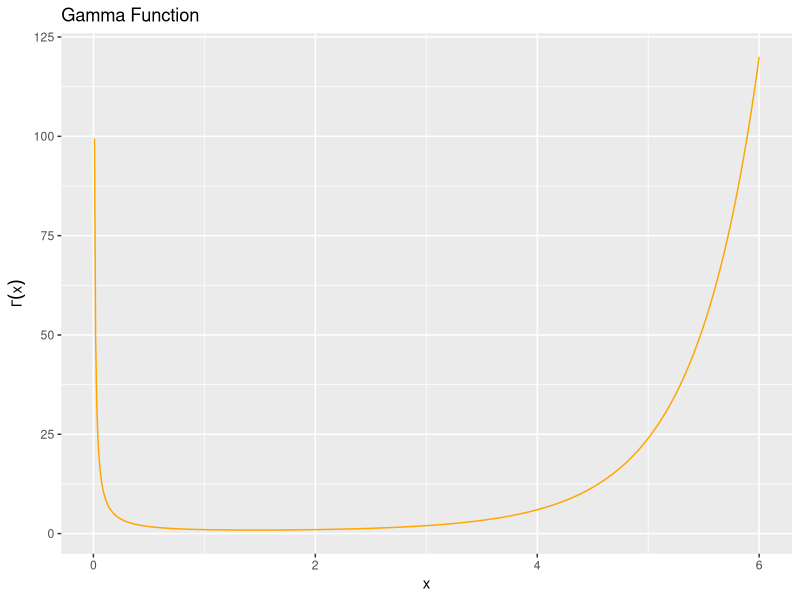
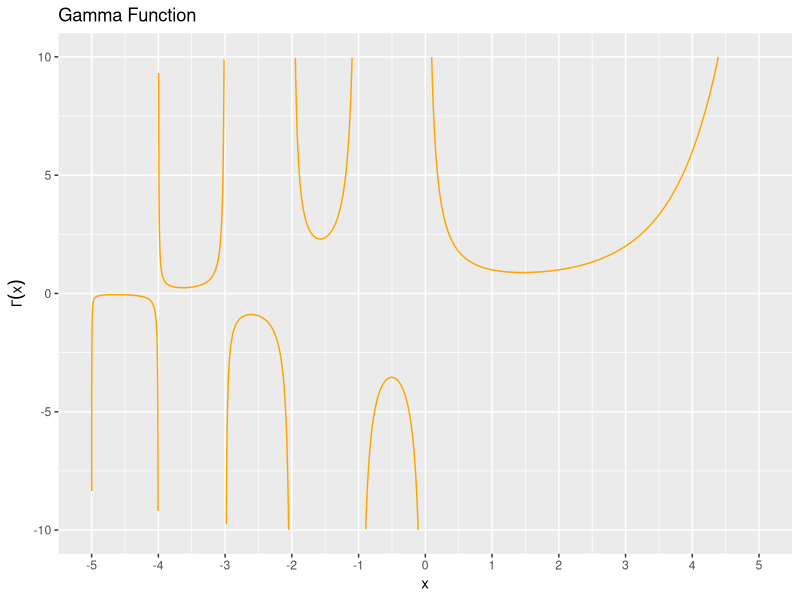
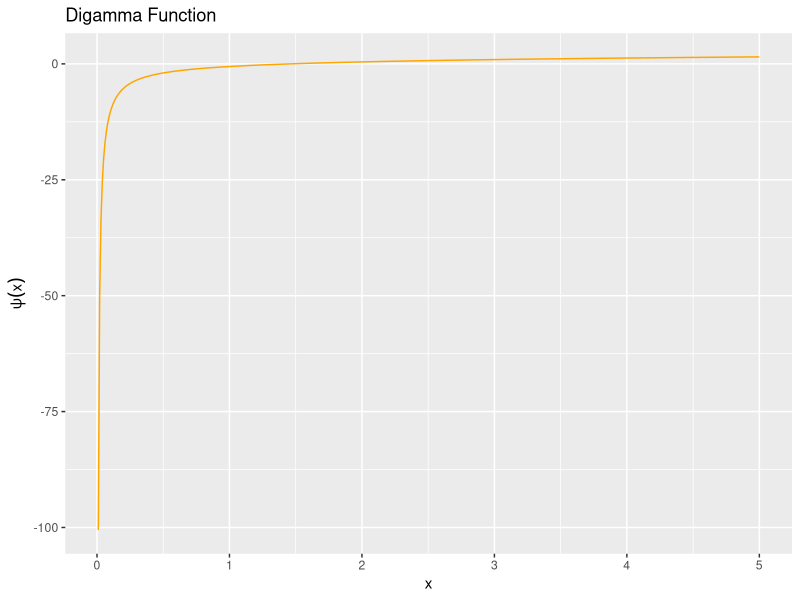
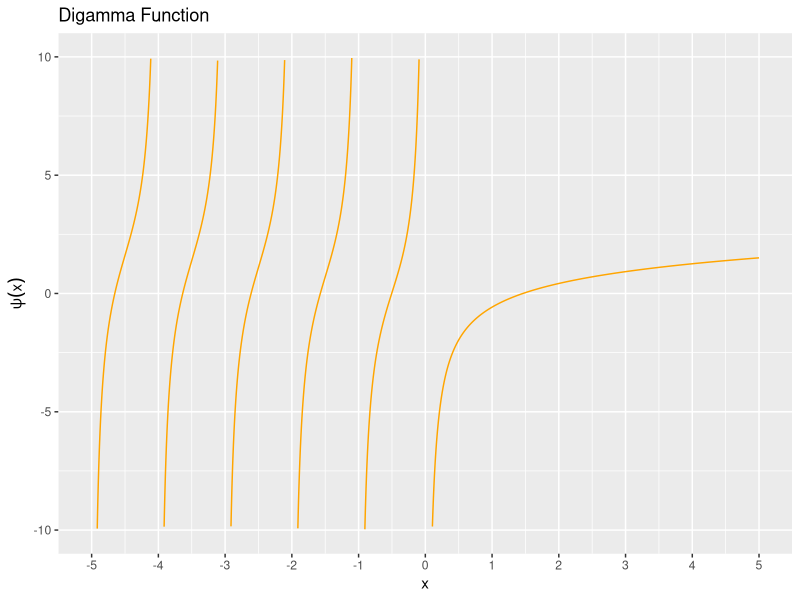
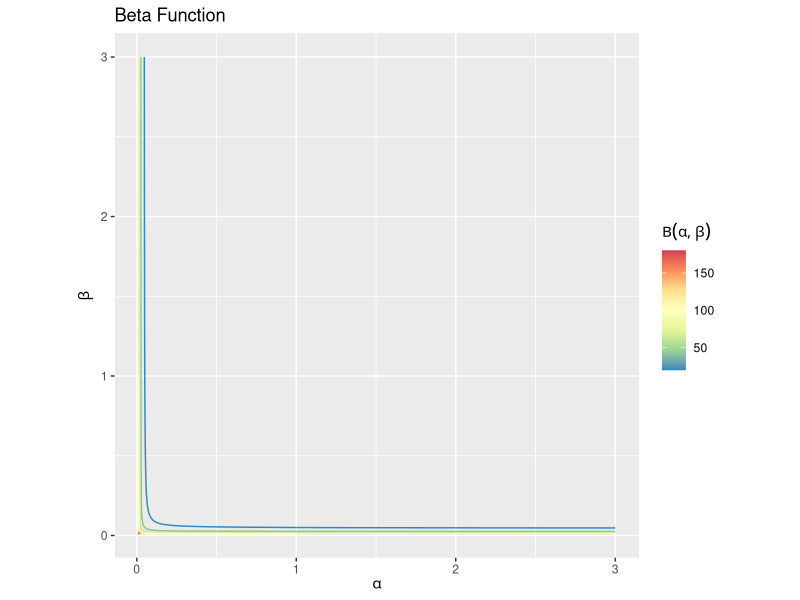
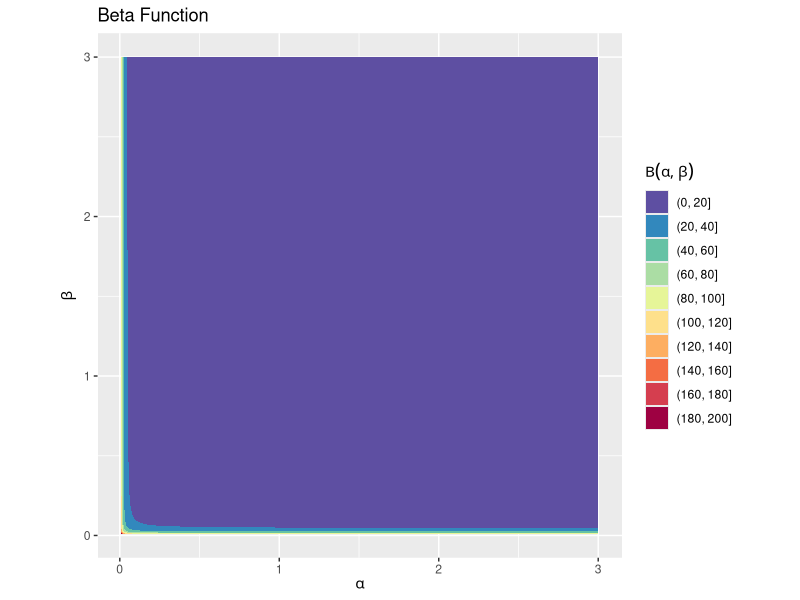
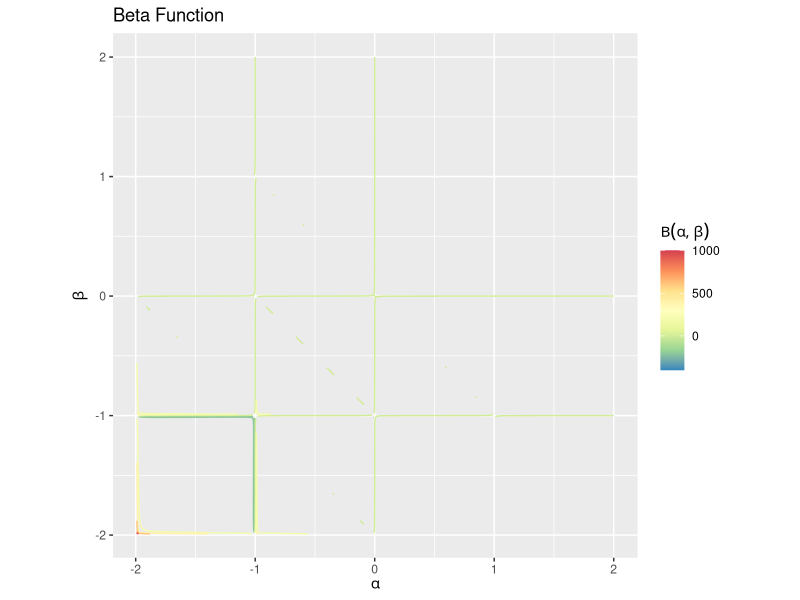
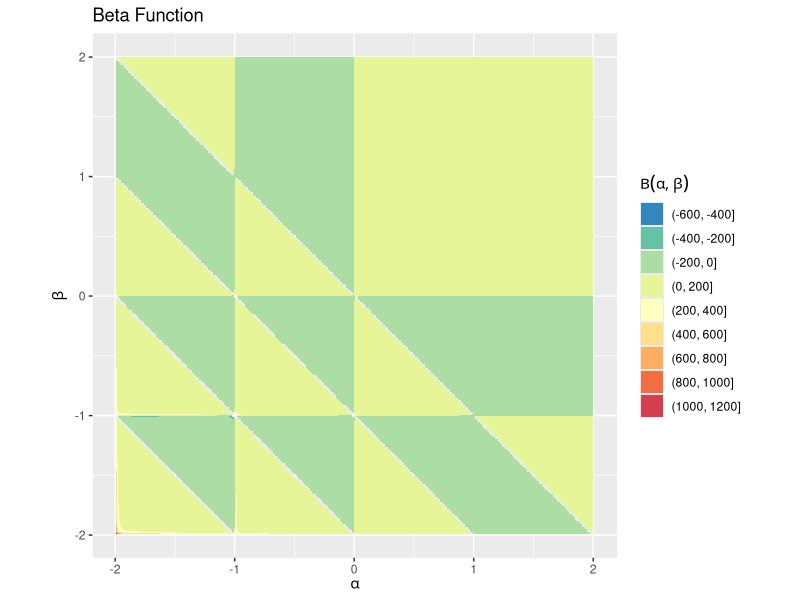

These figures' R source, in order:
## ---- chunk 1
knitr::opts_chunk$set(
  echo = TRUE, 
  message = FALSE, error = FALSE, warning = FALSE, # メッセージを非表示
  fig.align = "center", # 画像を中央揃え
  fig.width = 5, fig.height = 4, # 画像のサイズ
  dev = "cairo_pdf", dev.args = list(family = "ipaexg"), # {ggplot2}に日本語を組み込む場合の対処
  class.source = "numberLines lineAnchors", # ソースを番号付けする
  class.output = "numberLines lineAnchors chunkout" # 出力を番号付けする
)
## ---- chunk 2
# レンダリング日時
Sys.time()
## ---- chunk 3
# 利用するパッケージ
library(tidyverse)
## ---- chunk 4
# 変数の値を指定
x <- 4

# ガンマ関数の計算
y <- gamma(x)
y
## ---- chunk 5
# 対数ガンマ関数による計算
log_y <- lgamma(x)
y <- exp(log_y)
y
## ---- chunk 6
# ガンマ関数を計算:(発散)
gamma(171); gamma(172)
## ---- chunk 7
# 対数ガンマ関数による計算
lgamma(172)
## ---- chunk 8
# ガンマ関数を計算:(計算できない)
gamma(0); gamma(-3)
## ---- chunk 9
# xの値を指定:(x > 0)
x_vals <- seq(from = 0.01, to = 6, by = 0.01)

# ガンマ関数の計算
gamma_df <- tidyr::tibble(
  x = x_vals, 
  y = gamma(x_vals)
)
head(gamma_df)
## ---- chunk 10
# ガンマ関数を作図
ggplot(data = gamma_df, mapping = aes(x = x, y = y)) + # データ
  geom_line(color = "orange") + # 折れ線グラフ
  labs(title = "Gamma Function", 
       y = expression(Gamma(x))) # ラベル
## ---- chunk 11
# xの値を指定:(0と負の整数は計算できない)
x_vals <- seq(from = -5, to = 5, by = 0.0005)

# ガンマ関数の計算
gamma_df <- tidyr::tibble(
  x = x_vals, 
  y = gamma(x_vals)
)
head(gamma_df)
## ---- chunk 12
# ガンマ関数を作図
ggplot(data = gamma_df, mapping = aes(x = x, y = y)) + # データ
  geom_line(color = "orange") + # 折れ線グラフ
  scale_x_continuous(breaks = seq(from = floor(min(x_vals)), to = floor(max(x_vals)))) + # x軸目盛
  ylim(c(-10, 10)) + # y軸の表示範囲
  labs(title = "Gamma Function", 
       y = expression(Gamma(x))) # ラベル
## ---- chunk 13
# 利用するパッケージ
library(tidyverse)
## ---- chunk 14
# 変数の値を指定
x <- 4

# ガンマ関数の計算
y <- digamma(x)
y
## ---- chunk 15
# ディガンマ関数を計算:(計算できない)
digamma(0); digamma(-3)
## ---- chunk 16
# xの値を指定:(x > 0)
x_vals <- seq(from = 0.01, to = 5, by = 0.01)

# ディガンマ関数の計算
digamma_df <- tidyr::tibble(
  x = x_vals, 
  y = digamma(x_vals)
)
head(digamma_df)
## ---- chunk 17
# ディガンマ関数を作図
ggplot(data = digamma_df, mapping = aes(x = x, y = y)) + # データ
  geom_line(color = "orange") + # 折れ線グラフ
  labs(title = "Digamma Function", 
       y = expression(psi(x))) # ラベル
## ---- chunk 18
# xの値を指定:(0と負の整数は計算できない)
x_vals <- seq(from = -5, to = 5, by = 0.002)

# ディガンマ関数の計算
digamma_df <- tidyr::tibble(
  x = x_vals, 
  y = digamma(x_vals)
)
head(digamma_df)
## ---- chunk 19
# ディガンマ関数を作図
ggplot(data = digamma_df, mapping = aes(x = x, y = y)) + # データ
  geom_line(color = "orange") + # 折れ線グラフ
  scale_x_continuous(breaks = seq(from = floor(min(x_vals)), to = floor(max(x_vals)))) + # x軸目盛
  ylim(c(-10, 10)) + # y軸の表示範囲
  labs(title = "Digamma Function", 
       y = expression(psi(x))) # ラベル
## ---- chunk 20
# 利用するパッケージ
library(tidyverse)
## ---- chunk 21
# 変数の値を指定
a <- 2.1
b <- 3.2

# ガンマ関数によりベータ関数の計算
z <- gamma(a) * gamma(b) / gamma(a + b)
z
## ---- chunk 22
# ガンマ関数によりベータ関数の計算
log_z <- lgamma(a) + lgamma(b) - lgamma(a + b)
z <- exp(log_z)
z
## ---- chunk 23
# ベータ関数の計算
z <- beta(a, b)
z
## ---- chunk 24
# 対数ベータ関数の計算
log_z <- lbeta(a, b)
z <- exp(log_z)
z
## ---- chunk 25
# ベータ関数の計算:(計算できない)
beta(2.5, 0); beta(-3.5, 2.5)
## ---- chunk 26
# x軸とy軸の値を指定:(a > 0, b > 0)
a_vals <- seq(from = 0.01, to = 3, by = 0.01)
b_vals <- seq(from = 0.01, to = 3, by = 0.01)
a_vals[1:5]; b_vals[1:5]
## ---- chunk 27
# 格子状の点を作成
points_df  <- expand.grid(alpha = a_vals, beta = b_vals)
a_grid <- points_df[["alpha"]]
b_grid <- points_df[["beta"]]
head(points_df)
## ---- chunk 28
# ベータ関数の計算
z_grid <- beta(a_grid, b_grid)

# 値を格納
beta_df <- tidyr::tibble(
  alpha = a_grid, 
  beta = b_grid, 
  z = z_grid
)
head(beta_df)
## ---- chunk 29
# ベータ関数を作図
ggplot(data = beta_df, mapping = aes(x = alpha, y = beta, z = z, color = ..level..)) + 
  geom_contour() + # 等高線図
  scale_color_distiller(palette = "Spectral") + # 等高線の色
  coord_fixed(ratio = 1) + # アスペクト比
  labs(title = "Beta Function", 
       x = expression(alpha), y = expression(beta), color = expression(Beta(alpha, beta))) # ラベル

# ベータ関数を作図
ggplot(data = beta_df, mapping = aes(x = alpha, y = beta, z = z, fill = ..level..)) + 
  geom_contour_filled() + # 塗りつぶし等高線図
  scale_fill_brewer(palette = "Spectral", direction = -1) + # 塗りつぶしの色
  coord_fixed(ratio = 1) + # アスペクト比
  labs(title = "Beta Function", 
       x = expression(alpha), y = expression(beta), fill = expression(Beta(alpha, beta))) # ラベル
## ---- chunk 30
# x軸とy軸の値を指定:(0と負の整数は計算できない)
a_vals <- seq(from = -2, to = 2, by = 0.01)
b_vals <- seq(from = -2, to = 2, by = 0.01)

# 格子状の点を作成
points_df  <- expand.grid(alpha = a_vals, beta = b_vals)
a_grid <- points_df[["alpha"]]
b_grid <- points_df[["beta"]]

# ベータ関数の計算
z_grid <- gamma(a_grid) * gamma(b_grid) / gamma(a_grid + b_grid)

# 値を格納
beta_df <- tidyr::tibble(
  alpha = a_grid, 
  beta = b_grid, 
  z = z_grid
)
head(beta_df)
## ---- chunk 31
# 閾値を指定
threshold <- 10

# ベータ関数を作図
ggplot(data = beta_df, mapping = aes(x = alpha, y = beta, z = z, color = ..level..)) + 
  geom_contour() + # 等高線図:(デフォルト)
  #geom_contour(breaks = seq(from = -threshold, to = threshold, length.out = 10)) + # 等高線図:(線の位置を指定)
  scale_color_distiller(palette = "Spectral") + # 等高線の色
  coord_fixed(ratio = 1) + # アスペクト比
  labs(title = "Beta Function", 
       x = expression(alpha), y = expression(beta), color = expression(Beta(alpha, beta))) # ラベル

# ベータ関数を作図
ggplot(data = beta_df, mapping = aes(x = alpha, y = beta, z = z, fill = ..level..)) + 
  geom_contour_filled() + # 塗りつぶし等高線図:(デフォルト)
  #geom_contour_filled(breaks = seq(from = -threshold, to = threshold, length.out = 10)) + # 塗りつぶし等高線図:(線の位置を指定)
  scale_fill_brewer(palette = "Spectral", direction = -1) + # 塗りつぶしの色
  coord_fixed(ratio = 1) + # アスペクト比
  labs(title = "Beta Function", 
       x = expression(alpha), y = expression(beta), fill = expression(Beta(alpha, beta))) # ラベル
## ---- chunk 32
### 資料作成用:(再掲)

# 閾値を指定
threshold <- 10

# ベータ関数を作図
ggplot(data = beta_df, mapping = aes(x = alpha, y = beta, z = z, color = ..level..)) + 
  #geom_contour() + # 等高線図:(デフォルト)
  geom_contour(breaks = seq(from = -threshold, to = threshold, length.out = 10)) + # 等高線図:(線の位置を指定)
  scale_color_distiller(palette = "Spectral") + # 等高線の色
  coord_fixed(ratio = 1) + # アスペクト比
  labs(title = "Beta Function", 
       x = expression(alpha), y = expression(beta), color = expression(Beta(alpha, beta))) # ラベル

# ベータ関数を作図
ggplot(data = beta_df, mapping = aes(x = alpha, y = beta, z = z, fill = ..level..)) + 
  #geom_contour_filled() + # 塗りつぶし等高線図:(デフォルト)
  geom_contour_filled(breaks = seq(from = -threshold, to = threshold, length.out = 10)) + # 塗りつぶし等高線図:(線の位置を指定)
  scale_fill_brewer(palette = "Spectral", direction = -1) + # 塗りつぶしの色
  coord_fixed(ratio = 1) + # アスペクト比
  labs(title = "Beta Function", 
       x = expression(alpha), y = expression(beta), fill = expression(Beta(alpha, beta))) # ラベル
## ---- chunk 33
### 資料作成用:(再掲)

# 閾値を指定
threshold <- 100

# ベータ関数を作図
ggplot(data = beta_df, mapping = aes(x = alpha, y = beta, z = z, color = ..level..)) + 
  #geom_contour() + # 等高線図:(デフォルト)
  geom_contour(breaks = seq(from = -threshold, to = threshold, length.out = 10)) + # 等高線図:(線の位置を指定)
  scale_color_distiller(palette = "Spectral") + # 等高線の色
  coord_fixed(ratio = 1) + # アスペクト比
  labs(title = "Beta Function", 
       x = expression(alpha), y = expression(beta), color = expression(Beta(alpha, beta))) # ラベル

# ベータ関数を作図
ggplot(data = beta_df, mapping = aes(x = alpha, y = beta, z = z, fill = ..level..)) + 
  #geom_contour_filled() + # 塗りつぶし等高線図:(デフォルト)
  geom_contour_filled(breaks = seq(from = -threshold, to = threshold, length.out = 10)) + # 塗りつぶし等高線図:(線の位置を指定)
  scale_fill_brewer(palette = "Spectral", direction = -1) + # 塗りつぶしの色
  coord_fixed(ratio = 1) + # アスペクト比
  labs(title = "Beta Function", 
       x = expression(alpha), y = expression(beta), fill = expression(Beta(alpha, beta))) # ラベル
